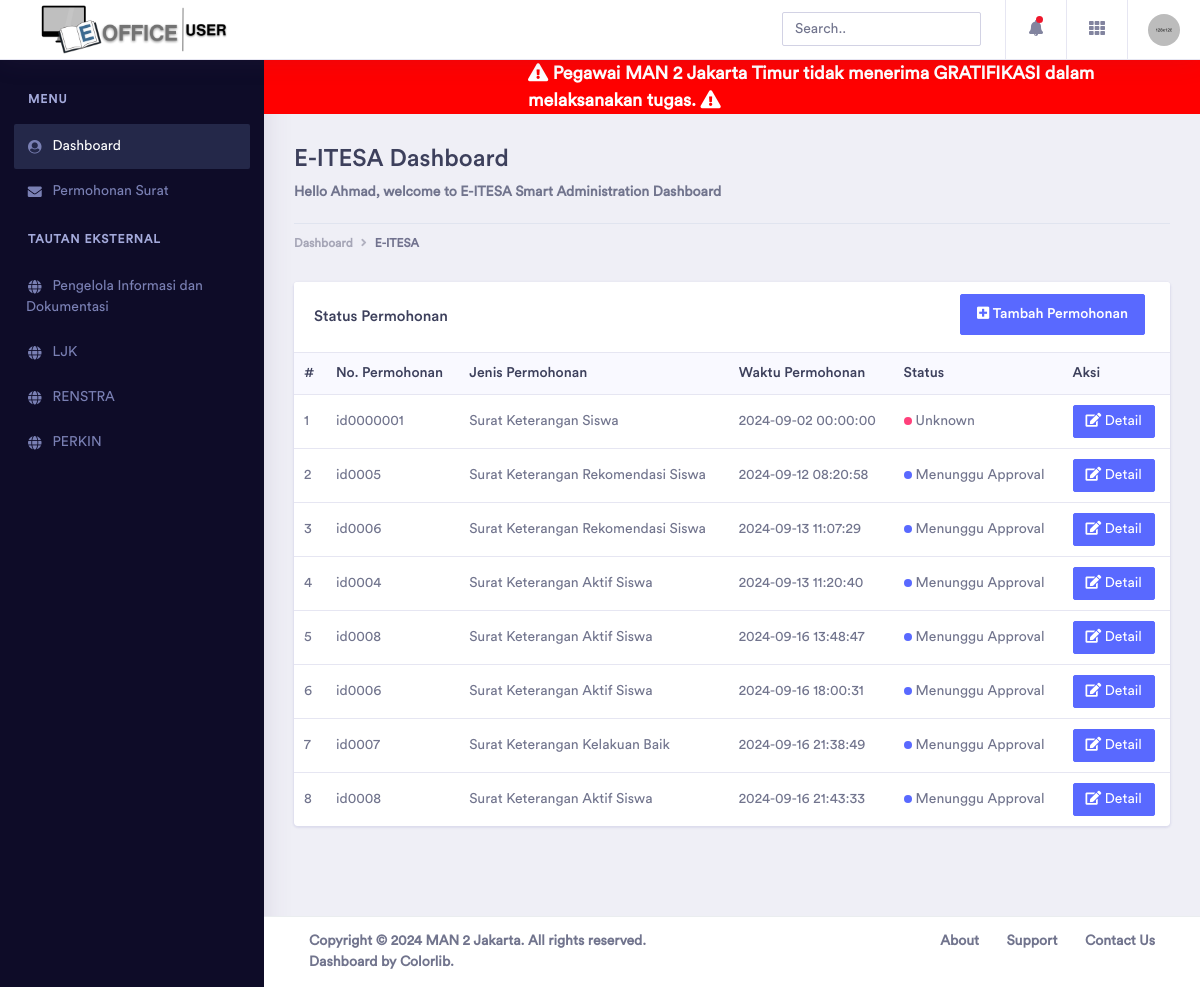
The page /admin/surat.php on the database its author committed.
### tables this page shows
CREATE TABLE `surat` (
  `id` int(11) NOT NULL,
  `nama_general` varchar(255) NOT NULL,
  `telp_pemohon` text NOT NULL,
  `email_pemohon` varchar(255) NOT NULL,
  `no_permohonan` varchar(255) NOT NULL,
  `no_surat` varchar(255) NOT NULL,
  `jenis_permohonan` varchar(255) NOT NULL,
  `nama_pemohon` varchar(255) NOT NULL,
  `kelas_pemohon` varchar(255) NOT NULL,
  `tempatlahir_pemohon` varchar(255) NOT NULL,
  `ttl_pemohon` date NOT NULL,
  `nis_pemohon` varchar(255) NOT NULL,
  `nisn_pemohon` varchar(255) NOT NULL,
  `keperluan_pemohon` varchar(255) NOT NULL,
  `kegiatan_pemohon` varchar(255) NOT NULL,
  `durasi_awal_pemohon` date NOT NULL,
  `durasi_akhir_pemohon` date NOT NULL,
  `lampiran_pemohon` varchar(255) NOT NULL,
  `waktu_permohonan` datetime NOT NULL,
  `status_permohonan` varchar(255) NOT NULL
);

### admin/surat.php (the view, shortened to what this page needs)
<?php
$dsn = 'mysql:host=localhost;dbname=e-office';
$username = 'root';
$password = '';
try {
    $pdo = new PDO($dsn, $username, $password);
    $pdo->setAttribute(PDO::ATTR_ERRMODE, PDO::ERRMODE_EXCEPTION);
} catch (PDOException $e) {
    echo 'Connection failed: ' . $e->getMessage();
}
$sql = 'SELECT id, no_permohonan, jenis_permohonan, waktu_permohonan, status_permohonan FROM surat';
$stmt = $pdo->prepare($sql);
$stmt->execute();
$suratData = $stmt->fetchAll(PDO::FETCH_ASSOC);
?>
<!DOCTYPE html>
<html lang="en">
  <head>
    <link rel="stylesheet" href="../assets/vendor/bootstrap/css/bootstrap.min.css" />
    <link href="../assets/vendor/fonts/circular-std/style.css" rel="stylesheet" />
    <link rel="stylesheet" href="../assets/libs/css/style.css" />
    <link rel="stylesheet" href="../assets/vendor/fonts/fontawesome/css/fontawesome-all.css" />
    <link rel="stylesheet" href="../assets/vendor/charts/chartist-bundle/chartist.css" />
    <link rel="stylesheet" href="../assets/vendor/charts/morris-bundle/morris.css" />
    <link rel="stylesheet" href="../assets/vendor/fonts/material-design-iconic-font/css/materialdesignicons.min.css" />
    <link rel="stylesheet" href="../assets/vendor/charts/c3charts/c3.css" />
    <link rel="stylesheet" href="../assets/vendor/fonts/flag-icon-css/flag-icon.min.css" />
  </head>
  <body>
    <div class="dashboard-main-wrapper">
      <div class="dashboard-header">
        <nav class="navbar navbar-expand-lg bg-white fixed-top">
          <br />
          <img alt="Logo E-Itesa" src="../assets/images/logo-user.png" style="width: 300px; height: 57px; margin-left: 30px"/>
          <div class="collapse navbar-collapse" id="navbarSupportedContent">
            <ul class="navbar-nav ml-auto navbar-right-top">
              <li class="nav-item">
                <div id="custom-search" class="top-search-bar">
                  <input class="form-control" type="text" placeholder="Search.." />
                </div>
              </li>
              <li class="nav-item dropdown notification">
                <a class="nav-link nav-icons" href="#" id="navbarDropdownMenuLink1" data-toggle="dropdown" aria-haspopup="true" aria-expanded="false"><i class="fas fa-fw fa-bell"></i> <span class="indicator"></span></a>
              </li>
              <li class="nav-item dropdown connection">
                <a class="nav-link" href="#" id="navbarDropdown" role="button" data-toggle="dropdown" aria-haspopup="true" aria-expanded="false"> <i class="fas fa-fw fa-th"></i> </a>
              </li>
              <li class="nav-item dropdown nav-user">
                <a class="nav-link nav-user-img" href="#" id="navbarDropdownMenuLink2" data-toggle="dropdown" aria-haspopup="true" aria-expanded="false"
                  ><img src="../assets/images/avatar-1.jpg" alt="" class="user-avatar-md rounded-circle"
                /></a>
              </li>
            </ul>
          </div>
        </nav>
      </div>
      <div class="nav-left-sidebar sidebar-dark">
        <div class="menu-list">
          <nav class="navbar navbar-expand-lg navbar-light">
            <div class="collapse navbar-collapse" id="navbarNav">
            <ul class="navbar-nav flex-column">
                <li class="nav-divider">Menu</li>
                <li class="nav-item">
                  <a class="nav-link active" href="index.html"><i class="fa fa-fw fa-user-circle"></i>Dashboard</a>
                </li>
                <li class="nav-item">
                  <a class="nav-link" href="surat.html"><i class="fa fa-fw fa-envelope"></i>Permohonan Surat</a>
                </li>
                <li class="nav-divider">Tautan Eksternal</li>
                <li class="nav-item">
                  <a class="nav-link" href="https://man2jakarta.sch.id/video/"><i class="fa fa-fw fa-globe"></i>Pengelola Informasi dan Dokumentasi</a>
                </li>
                <li class="nav-item">
                  <a class="nav-link" href="https://man2jakarta.sch.id/ada/"><i class="fa fa-fw fa-globe"></i>LJK</a>
                </li>
                <li class="nav-item">
                  <a class="nav-link" href="https://man2jakarta.sch.id/zona-integritas-zi/"><i class="fa fa-fw fa-globe"></i>RENSTRA</a>
                </li>
                <li class="nav-item">
                  <a class="nav-link" href="https://man2jakarta.sch.id/test/"><i class="fa fa-fw fa-globe"></i>PERKIN</a>
                </li>
              </ul>
            </div>
          </nav>
        </div>
      </div>
      <div class="dashboard-wrapper">
      <marquee class="custom-marquee"><b><i class="fas fa-exclamation-triangle"></i> Pegawai MAN 2 Jakarta Timur tidak menerima GRATIFIKASI dalam melaksanakan tugas. <i class="fas fa-exclamation-triangle"></i><b></marquee>
      <div class="dashboard-ecommerce">
          <div class="container-fluid dashboard-content">
            <div class="row">
              <div class="col-xl-12 col-lg-12 col-md-12 col-sm-12 col-12">
                <div class="page-header">
                  <h2 class="pageheader-title">E-ITESA Dashboard</h2>
                  <p class="pageheader-TEXT">Hello Ahmad, welcome to E-ITESA Smart Administration Dashboard</p>
                  <div class="page-breadcrumb">
                    <nav aria-label="breadcrumb">
                      <ol class="breadcrumb">
                        <li class="breadcrumb-item"><a href="#" class="breadcrumb-link">Dashboard</a></li>
                        <li class="breadcrumb-item active" aria-current="page">E-ITESA</li>
                      </ol>
                    </nav>
                  </div>
                </div>
              </div>
            </div>
            <div class="row">
              <div class="col-xl-15 col-lg-12 col-md-6 col-sm-12 col-12">
                <div class="card">
                  <h5 class="card-header d-flex justify-content-between align-items-center">
                    Status Permohonan <a href="tambah-surat.php" class="btn btn-space btn-primary"><i class="fas fa-plus-square"></i> Tambah Permohonan</a>
                  </h5>
                  <div class="card-body p-0">
                    <div class="table-responsive">
                      <table class="table">
                        <thead class="bg-light">
                          <tr class="border-0">
                            <th class="border-0">#</th>
                            <th class="border-0">No. Permohonan</th>
                            <th class="border-0">Jenis Permohonan</th>
                            <th class="border-0">Waktu Permohonan</th>
                            <th class="border-0">Status</th>
                            <th class="border-0">Aksi</th>
                          </tr>
                        </thead>
                        <tbody>
                        <?php
                        $no = 1;
                        foreach ($suratData as $row) {
                            echo '<tr>';
                            echo '<td>' . $no++ . '</td>';
                            echo '<td>' . htmlspecialchars($row['no_permohonan']) . '</td>';
                            echo '<td>' . htmlspecialchars($row['jenis_permohonan']) . '</td>';
                            echo '<td>' . htmlspecialchars($row['waktu_permohonan']) . '</td>';
                            echo '<td>';
                            switch ($row['status_permohonan']) {
                                case 'Menunggu Konfirmasi':
                                    echo '<span class="badge-dot badge-primary mr-1"></span>Menunggu Approval';
                                    break;
                                default:
                                    echo '<span class="badge-dot badge-secondary mr-1"></span>Unknown';
                                    break;
                            }
                            echo '</td>';
                            echo '<td><a href="detail-surat.php?id=' . htmlspecialchars($row['id']) . '" class="btn btn-primary btn-sm" role="button"><i class="fas fa-edit"></i> Detail</a></td>';
                            echo '</tr>';
                        }
                        ?>
                        </tbody>
                      </table>
                    </div>
                  </div>
                </div>
              </div>
            </div>
          </div>
        </div>
        <div class="footer">
          <div class="container-fluid">
            <div class="row">
              <div class="col-xl-6 col-lg-6 col-md-6 col-sm-12 col-12">Copyright © 2024 <a href="https://man2jakarta.sch.id/">MAN 2 Jakarta</a>. All rights reserved. Dashboard by <a href="https://colorlib.com/wp/">Colorlib</a>.</div>
              <div class="col-xl-6 col-lg-6 col-md-6 col-sm-12 col-12">
                <div class="text-md-right footer-links d-none d-sm-block">
                  <a href="javascript: void(0);">About</a>
                  <a href="javascript: void(0);">Support</a>
                  <a href="javascript: void(0);">Contact Us</a>
                </div>
              </div>
            </div>
          </div>
        </div>
      </div>
    </div>
  </body>
</html>

### admin/surat.php (style rules this page uses)
.custom-marquee { font-size: 18px; color: white; padding-left: 264px; background-color: red; }

### rows shown on the page
surat: no_permohonan "id0000001", jenis_permohonan "Surat Keterangan Siswa", waktu_permohonan "2024-09-02 00:00:00", status_permohonan "Diproses" (drawn)
surat: no_permohonan "id0005", jenis_permohonan "Surat Keterangan Rekomendasi Siswa", waktu_permohonan "2024-09-12 08:20:58", shows "Menunggu Approval"
surat: no_permohonan "id0006", jenis_permohonan "Surat Keterangan Rekomendasi Siswa", waktu_permohonan "2024-09-13 11:07:29", shows "Menunggu Approval"
surat: no_permohonan "id0004", jenis_permohonan "Surat Keterangan Aktif Siswa", waktu_permohonan "2024-09-13 11:20:40", shows "Menunggu Approval"
surat: no_permohonan "id0008", jenis_permohonan "Surat Keterangan Aktif Siswa", waktu_permohonan "2024-09-16 13:48:47", shows "Menunggu Approval"
surat: no_permohonan "id0006", jenis_permohonan "Surat Keterangan Aktif Siswa", waktu_permohonan "2024-09-16 18:00:31", shows "Menunggu Approval"
surat: no_permohonan "id0007", jenis_permohonan "Surat Keterangan Kelakuan Baik", waktu_permohonan "2024-09-16 21:38:49", shows "Menunggu Approval"
surat: no_permohonan "id0008", jenis_permohonan "Surat Keterangan Aktif Siswa", waktu_permohonan "2024-09-16 21:43:33", shows "Menunggu Approval"
